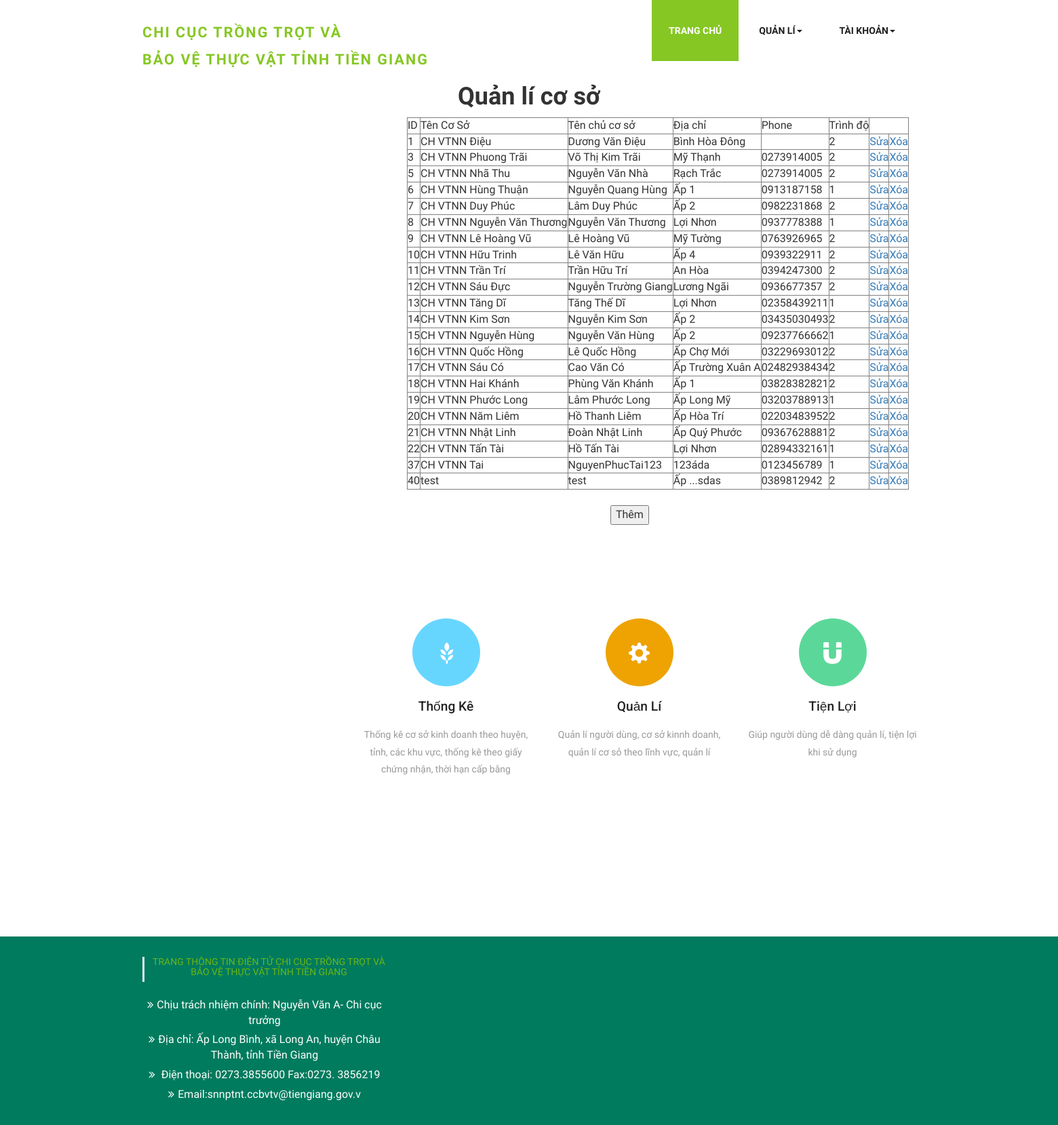
/QLCSUSER.php, run on the app's committed database.
### tables this page shows
CREATE TABLE `coso` (
  `id_coso` int(11) NOT NULL,
  `id_loaihinh` int(11) NOT NULL,
  `id_tthd` int(20) NOT NULL,
  `id_user` int(11) DEFAULT NULL,
  `id_tinh` int(11) NOT NULL,
  `id_huyen` int(11) NOT NULL,
  `id_xa` int(11) NOT NULL,
  `dia_chi` char(50) NOT NULL,
  `ten_coso` char(50) NOT NULL,
  `ten_chucoso` char(50) NOT NULL,
  `trinhdo_bangcap` int(32) NOT NULL,
  `sdt` char(50) NOT NULL,
  `ghi_chu` char(50) DEFAULT NULL,
  `ngay_tao` date NOT NULL,
  `ngay_update` date NOT NULL,
  `trangthai` int(11) NOT NULL
);

### QLCSUSER.php (the view, shortened to what this page needs)
<!DOCTYPE html>
    <html>
        <head>
            <link href="css/bootstrap.css" rel="stylesheet" type="text/css" media="all" />
            <link rel="stylesheet" href="css/style.css" type="text/css" media="all" />
            <link href="css/font-awesome.css" rel="stylesheet">
            <link href='css/immersive-slider.css' rel='stylesheet' type='text/css'>
            <link rel="stylesheet" href="css/jquery.flipster.css">
     </head>
     <body>
        <div class="header">
            <div class="container">
                <nav class="navbar navbar-default">
                    <div class="navbar-header">
                        <div class="w3layouts-logo">
                            <h1><a href="index.html"><span>CHI CỤC TRỒNG TRỌT VÀ <br>
                                        BẢO VỆ THỰC VẬT TỈNH TIỀN GIANG</span></a></h1>
                        </div>
                    </div>
                    <div class="collapse navbar-collapse nav-wil" id="bs-example-navbar-collapse-1">
                        <nav>
                            <ul class="nav navbar-nav">
                                <li class="active"><a href="index.php">Trang Chủ</a></li>
                                <li><a href="#" class="dropdown-toggle hvr-sweep-to-bottom" data-toggle="dropdown" role="button" aria-haspopup="true" aria-expanded="false">Quản Lí<span class="caret"></span></a>
                                </li>
                                <li><a href="taikhoan.php" class="dropdown-toggle hvr-sweep-to-bottom" data-toggle="dropdown" role="button" aria-haspopup="true" aria-expanded="false">Tài khoản<span class="caret"></span></a>
                                </li>
                            </ul>
                        </nav>
                    </div>
                </nav>
            </div>
            </div>
                <h1 style="text-align: center;"><b>Quản lí cơ sở</b></h1>
            <div style="margin-left: 600px;">
               <table border="1">
                    <tr>
                    <td>ID</td>
                    <td>Tên Cơ Sở</td>
                    <td>Tên chủ cơ sở</td>
                    <td>Địa chỉ</td>
                    <td>Phone</td>
                    <td>Trình độ</td>
                    </tr>
                    <?php
                        require 'connect.php';
                        $query=mysqli_query($conn,"select * from `coso`");
                        while($row=mysqli_fetch_array($query)){
                    ?>
                    <tr>
                        <td><?php echo $row['id_coso']; ?></td>
                        <td><?php echo $row['ten_coso']; ?></td>
                        <td><?php echo $row['ten_chucoso']; ?></td>
                        <td><?php echo $row['dia_chi']; ?></td>
                        <td><?php echo $row['sdt']; ?></td>
                        <td><?php echo $row['trinhdo_bangcap']; ?></td>
                        <td><a href="editCS.php?id_coso=<?php echo $row['id_coso']; ?>">Sửa</a></td>
                        <td><a href="deleteCS.php?id_coso=<?php echo $row['id_coso']; ?>">Xóa</a></td>
                    </tr>
                    <?php
                    }
                    ?>
                </table>
                <br>
                <p style="margin-left: 300px;"><button onclick="document.location='themCS.php'">Thêm</button></p>
            </div>
            <div class="banner-bottom">
        <div class="container" style="margin-left: 500px;" >
            <div class="agileits-banner-bottom">
                <div class="col-md-3 agileits-banner-bottom-grid">
                    <div class="services-grid1">
                        <div class="services-grid-right agile-services-grid-right">
                            <div class="services-grid-right-grid hvr-radial-out blue-grid">
                                <span class="glyphicon glyphicon-grain" aria-hidden="true"></span>
                            </div>
                        </div>
                        <div class="services-grid-left agile-services-grid-left">
                            <h4>Thống Kê</h4>
                            <p> Thống kê cơ sở kinh doanh theo huyện, tỉnh,
                                các khu vực, thống kê theo giấy chứng nhận, thời hạn cấp bằng </p>
                        </div>
                    </div>
                </div>
                <div class="col-md-3 agileits-banner-bottom-grid">
                    <div class="services-grid1">
                        <div class="services-grid-right agile-services-grid-right">
                            <div class="services-grid-right-grid hvr-radial-out orange-grid">
                                <span class="glyphicon glyphicon-cog" aria-hidden="true"></span>
                            </div>
                        </div>
                        <div class="services-grid-left agile-services-grid-left">
                            <h4>Quản Lí</h4>
                            <p>Quản lí người dùng, cơ sở kinnh doanh,
                                quản lí cơ sỏ theo lĩnh vực, quản lí </p>
                        </div>
                    </div>
                </div>
                <div class="col-md-3 agileits-banner-bottom-grid">
                    <div class="services-grid1">
                        <div class="services-grid-right agile-services-grid-right">
                            <div class="services-grid-right-grid hvr-radial-out green-grid">
                                <span class="glyphicon glyphicon-magnet" aria-hidden="true"></span>
                            </div>
                        </div>
                        <div class="services-grid-left agile-services-grid-left">
                            <h4>Tiện lợi</h4>
                            <p>Giúp người dùng dễ dàng quản lí, tiện lợi khi sử dụng</p>
                        </div>
                    </div>
                </div>
            </div>
        </div>
    </div>
            <footer>
                <section id="footer">
                    <div class="container">
                        <div class="row text-center text-xs-center text-sm-left text-md-left">
                            <div class="col-xs-12 col-sm-4 col-md-4">
                                <h5>TRANG THÔNG TIN ĐIỆN TỬ CHI CỤC TRỒNG TRỌT VÀ BẢO VỆ THỰC VẬT TỈNH TIỀN GIANG</h5>
                                <ul class="list-unstyled quick-links">
                                    <li><a href="javascript:void();"><i class="fa fa-angle-double-right"></i>Chịu trách nhiệm chính: Nguyễn Văn A- Chi cục trưởng</a></li>
                                    <li><a href="javascript:void();"><i class="fa fa-angle-double-right"></i>Địa chỉ: Ấp Long Bình, xã Long An, huyện Châu Thành, tỉnh Tiền Giang</a></li>
                                    <li><a href="javascript:void();"><i class="fa fa-angle-double-right"></i> Điện thoại: 0273.3855600 Fax:0273. 3856219</a></li>
                                    <li><a href="javascript:void();"><i class="fa fa-angle-double-right"></i>Email:snnptnt.ccbvtv@tiengiang.gov.v</a></li>
                                </ul>
                            </div>
                        </div>
                    </div>
                </section>
            </footer>
    </body>
    </html>

### data on the page
coso: id_coso "1", ten_coso "CH VTNN Điệu", ten_chucoso "Dương Văn Điệu", dia_chi "Bình Hòa Đông", trinhdo_bangcap "2"
coso: id_coso "3", ten_coso "CH VTNN Phuong Trãi", ten_chucoso "Võ Thị Kim Trãi", dia_chi "Mỹ Thạnh", sdt "0273914005", trinhdo_bangcap "2"
coso: id_coso "5", ten_coso "CH VTNN Nhã Thu", ten_chucoso "Nguyễn Văn Nhà", dia_chi "Rạch Trắc", sdt "0273914005", trinhdo_bangcap "2"
coso: id_coso "6", ten_coso "CH VTNN Hùng Thuận", ten_chucoso "Nguyễn Quang Hùng", dia_chi "Ấp 1", sdt "0913187158", trinhdo_bangcap "1"
coso: id_coso "7", ten_coso "CH VTNN Duy Phúc", ten_chucoso "Lâm Duy Phúc", dia_chi "Ấp 2", sdt "0982231868", trinhdo_bangcap "2"
coso: id_coso "8", ten_coso "CH VTNN Nguyễn Văn Thương", ten_chucoso "Nguyễn Văn Thương", dia_chi "Lợi Nhơn", sdt "0937778388", trinhdo_bangcap "1"
coso: id_coso "9", ten_coso "CH VTNN Lê Hoàng Vũ", ten_chucoso "Lê Hoàng Vũ", dia_chi "Mỹ Tường", sdt "0763926965", trinhdo_bangcap "2"
coso: id_coso "10", ten_coso "CH VTNN Hữu Trinh", ten_chucoso "Lê Văn Hữu", dia_chi "Ấp 4", sdt "0939322911", trinhdo_bangcap "2"
coso: id_coso "11", ten_coso "CH VTNN Trần Trí", ten_chucoso "Trần Hữu Trí", dia_chi "An Hòa", sdt "0394247300", trinhdo_bangcap "2"
coso: id_coso "12", ten_coso "CH VTNN Sáu Đực", ten_chucoso "Nguyễn Trường Giang", dia_chi "Lương Ngãi", sdt "0936677357", trinhdo_bangcap "2"
coso: id_coso "13", ten_coso "CH VTNN Tăng Dĩ", ten_chucoso "Tăng Thế Dĩ", dia_chi "Lợi Nhơn", sdt "02358439211", trinhdo_bangcap "1"
coso: id_coso "14", ten_coso "CH VTNN Kim Sơn", ten_chucoso "Nguyễn Kim Sơn", dia_chi "Ấp 2", sdt "03435030493", trinhdo_bangcap "2"
coso: id_coso "15", ten_coso "CH VTNN Nguyễn Hùng", ten_chucoso "Nguyễn Văn Hùng", dia_chi "Ấp 2", sdt "09237766662", trinhdo_bangcap "1"
coso: id_coso "16", ten_coso "CH VTNN Quốc Hồng", ten_chucoso "Lê Quốc Hồng", dia_chi "Ấp Chợ Mới", sdt "03229693012", trinhdo_bangcap "2"
coso: id_coso "17", ten_coso "CH VTNN Sáu Có", ten_chucoso "Cao Văn Có", dia_chi "Ấp Trường Xuân A", sdt "02482938434", trinhdo_bangcap "2"
coso: id_coso "18", ten_coso "CH VTNN Hai Khánh", ten_chucoso "Phùng Văn Khánh", dia_chi "Ấp 1", sdt "03828382821", trinhdo_bangcap "2"
coso: id_coso "19", ten_coso "CH VTNN Phước Long", ten_chucoso "Lâm Phước Long", dia_chi "Ấp Long Mỹ", sdt "03203788913", trinhdo_bangcap "1"
coso: id_coso "20", ten_coso "CH VTNN Năm Liêm", ten_chucoso "Hồ Thanh Liêm", dia_chi "Ấp Hòa Trí", sdt "02203483952", trinhdo_bangcap "2"
coso: id_coso "21", ten_coso "CH VTNN Nhật Linh", ten_chucoso "Đoàn Nhật Linh", dia_chi "Ấp Quý Phước", sdt "09367628881", trinhdo_bangcap "2"
coso: id_coso "22", ten_coso "CH VTNN Tấn Tài", ten_chucoso "Hồ Tấn Tài", dia_chi "Lợi Nhơn", sdt "02894332161", trinhdo_bangcap "1"
coso: id_coso "37", ten_coso "CH VTNN Tai", ten_chucoso "NguyenPhucTai123", dia_chi "123áda", sdt "0123456789", trinhdo_bangcap "1"
coso: id_coso "40", ten_coso "test", ten_chucoso "test", dia_chi "Ấp ...sdas", sdt "0389812942", trinhdo_bangcap "2"
